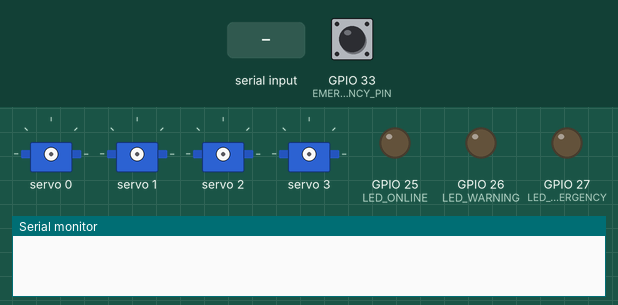
Simulated run of this sketch. Board: ESP32. On the bench: 4 × servo, output pins drawn as LEDs (lit = HIGH), the last lines printed to the serial monitor. The test bench sets the inputs (shaded band); at power-on: GPIO 33 (EMERGENCY_PIN) HIGH.

Above: at 0.0 s.
At 1.7 s:
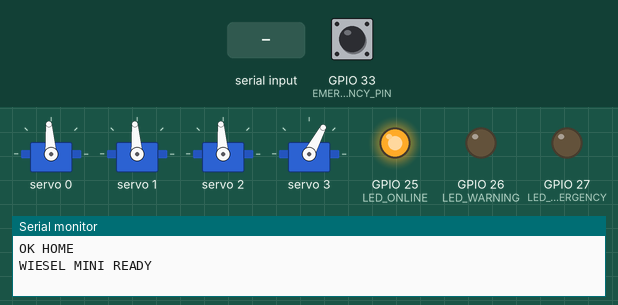
1.8 s: GPIO 33 (EMERGENCY_PIN) pulled LOW for 0.15 s
At 3.0 s:
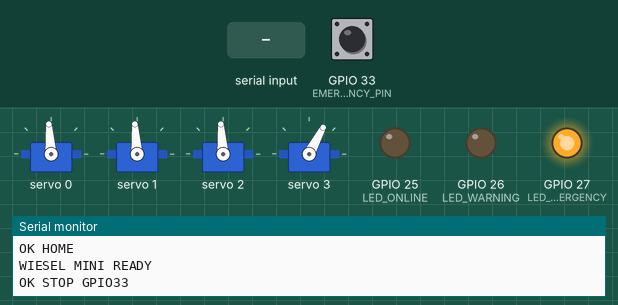
3.4 s: "BASE 1\n" received over Serial
4.9 s: "PING\n" received over Serial
6.4 s: "STATUS\n" received over Serial
Timing chart, 0 to 8.9 s (numbered marks = the images above; inputs shaded):
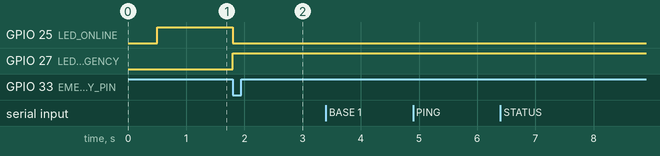

Measured:
- after the input at 1.8 s, GPIO 25 (LED_ONLINE): HIGH → LOW at once; GPIO 27 (LED_EMERGENCY): LOW → HIGH at once

The sketch:

esp32_wiesel_mini.ino
```cpp
/*
  WIESEL Mini - ESP32 bridge draft

  Purpose:
  - Receive simple serial commands.
  - Control a small prototype arm through PCA9685.
  - Keep servo angles inside safe prototype limits.

  Hardware:
  - ESP32 DevKit V1
  - PCA9685 16-channel servo driver
  - MG90S or SG90 servos
*/

#include <Wire.h>
#include <Adafruit_PWMServoDriver.h>

Adafruit_PWMServoDriver pwm = Adafruit_PWMServoDriver(0x40);

const int SERVO_MIN = 110;
const int SERVO_MAX = 510;
const int EMERGENCY_PIN = 33;
const int LED_ONLINE = 25;
const int LED_WARNING = 26;
const int LED_EMERGENCY = 27;

bool emergencyLatched = false;

struct ServoLimit {
  int channel;
  int minAngle;
  int maxAngle;
  int currentAngle;
};

ServoLimit baseServo     = {0, 0, 180, 90};
ServoLimit shoulderServo = {1, 20, 160, 90};
ServoLimit elbowServo    = {2, 20, 160, 90};
ServoLimit gripperServo  = {3, 20, 110, 60};

int angleToPulse(int angle) {
  return map(angle, 0, 180, SERVO_MIN, SERVO_MAX);
}

void setServo(ServoLimit &servo, int angle) {
  if (emergencyLatched) {
    Serial.println("ERR EMERGENCY");
    return;
  }
  angle = constrain(angle, servo.minAngle, servo.maxAngle);
  servo.currentAngle = angle;
  pwm.setPWM(servo.channel, 0, angleToPulse(angle));
}

void updateLeds() {
  digitalWrite(LED_ONLINE, emergencyLatched ? LOW : HIGH);
  digitalWrite(LED_WARNING, LOW);
  digitalWrite(LED_EMERGENCY, emergencyLatched ? HIGH : LOW);
}

void homePosition() {
  if (emergencyLatched) {
    Serial.println("ERR EMERGENCY");
    updateLeds();
    return;
  }
  setServo(baseServo, 90);
  setServo(shoulderServo, 90);
  setServo(elbowServo, 90);
  setServo(gripperServo, 60);
  Serial.println("OK HOME");
}

void printStatus() {
  Serial.print(emergencyLatched ? "STATE EMERGENCY " : "STATE READY ");
  Serial.print("BASE ");
  Serial.print(baseServo.currentAngle);
  Serial.print(" SHOULDER ");
  Serial.print(shoulderServo.currentAngle);
  Serial.print(" ELBOW ");
  Serial.print(elbowServo.currentAngle);
  Serial.print(" GRIPPER ");
  Serial.println(gripperServo.currentAngle);
}

void setup() {
  Serial.begin(115200);
  Wire.begin(21, 22);

  pinMode(EMERGENCY_PIN, INPUT_PULLUP);
  pinMode(LED_ONLINE, OUTPUT);
  pinMode(LED_WARNING, OUTPUT);
  pinMode(LED_EMERGENCY, OUTPUT);

  pwm.begin();
  pwm.setPWMFreq(50);

  delay(500);
  homePosition();
  updateLeds();
  Serial.println("WIESEL MINI READY");
}

void latchEmergency(const char *source) {
  emergencyLatched = true;
  updateLeds();
  Serial.print("OK STOP ");
  Serial.println(source);
}

void handleSetCommand(String target, int angle) {
  target.toUpperCase();

  if (target == "BASE") {
    setServo(baseServo, angle);
    Serial.println("OK BASE");
  } else if (target == "SHOULDER") {
    setServo(shoulderServo, angle);
    Serial.println("OK SHOULDER");
  } else if (target == "ELBOW") {
    setServo(elbowServo, angle);
    Serial.println("OK ELBOW");
  } else if (target == "GRIPPER") {
    setServo(gripperServo, angle);
    Serial.println("OK GRIPPER");
  } else {
    Serial.println("ERR UNKNOWN_SERVO");
  }
}

void loop() {
  if (digitalRead(EMERGENCY_PIN) == LOW && !emergencyLatched) {
    latchEmergency("GPIO33");
  }

  if (!Serial.available()) {
    return;
  }

  String line = Serial.readStringUntil('\n');
  line.trim();

  if (line.length() == 0) {
    return;
  }

  if (line == "PING") {
    Serial.println("OK PONG");
    return;
  }

  if (line == "STATUS") {
    printStatus();
    return;
  }

  if (line == "HOME") {
    homePosition();
    updateLeds();
    return;
  }

  if (line == "STOP") {
    latchEmergency("SERIAL");
    return;
  }

  if (line.startsWith("SET ")) {
    int firstSpace = line.indexOf(' ');
    int secondSpace = line.indexOf(' ', firstSpace + 1);

    if (secondSpace < 0) {
      Serial.println("ERR BAD_SET_FORMAT");
      return;
    }

    String target = line.substring(firstSpace + 1, secondSpace);
    int angle = line.substring(secondSpace + 1).toInt();

    handleSetCommand(target, angle);
    return;
  }

  Serial.println("ERR UNKNOWN_COMMAND");
}
```
